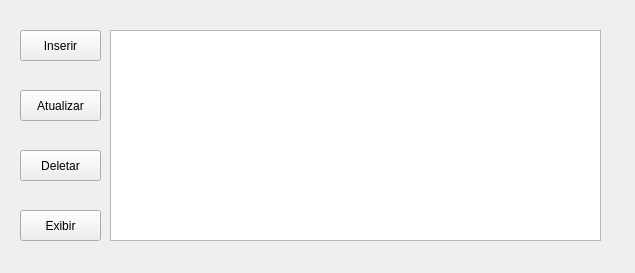
<?xml version="1.0" encoding="UTF-8"?>
<ui version="4.0">
 <class>MainWindow</class>
 <widget class="QMainWindow" name="MainWindow">
  <property name="enabled">
   <bool>true</bool>
  </property>
  <property name="geometry">
   <rect>
    <x>0</x>
    <y>0</y>
    <width>635</width>
    <height>273</height>
   </rect>
  </property>
  <property name="windowTitle">
   <string>Empréstimos</string>
  </property>
  <widget class="QWidget" name="centralwidget">
   <widget class="QPushButton" name="pbDeletar">
    <property name="geometry">
     <rect>
      <x>20</x>
      <y>150</y>
      <width>81</width>
      <height>31</height>
     </rect>
    </property>
    <property name="text">
     <string>Deletar</string>
    </property>
   </widget>
   <widget class="QTableWidget" name="twDatabase">
    <property name="enabled">
     <bool>true</bool>
    </property>
    <property name="geometry">
     <rect>
      <x>110</x>
      <y>30</y>
      <width>491</width>
      <height>211</height>
     </rect>
    </property>
    <property name="editTriggers">
     <set>QAbstractItemView::NoEditTriggers</set>
    </property>
    <property name="tabKeyNavigation">
     <bool>true</bool>
    </property>
    <property name="selectionMode">
     <enum>QAbstractItemView::ExtendedSelection</enum>
    </property>
    <property name="selectionBehavior">
     <enum>QAbstractItemView::SelectRows</enum>
    </property>
   </widget>
   <widget class="QPushButton" name="pbExibir">
    <property name="geometry">
     <rect>
      <x>20</x>
      <y>210</y>
      <width>81</width>
      <height>31</height>
     </rect>
    </property>
    <property name="text">
     <string>Exibir</string>
    </property>
   </widget>
   <widget class="QPushButton" name="pbInserir">
    <property name="geometry">
     <rect>
      <x>20</x>
      <y>30</y>
      <width>81</width>
      <height>31</height>
     </rect>
    </property>
    <property name="text">
     <string>Inserir</string>
    </property>
   </widget>
   <widget class="QPushButton" name="pbAtualizar">
    <property name="geometry">
     <rect>
      <x>20</x>
      <y>90</y>
      <width>81</width>
      <height>31</height>
     </rect>
    </property>
    <property name="text">
     <string>Atualizar</string>
    </property>
   </widget>
  </widget>
 </widget>
 <tabstops>
  <tabstop>pbInserir</tabstop>
  <tabstop>pbAtualizar</tabstop>
  <tabstop>pbDeletar</tabstop>
  <tabstop>pbExibir</tabstop>
  <tabstop>twDatabase</tabstop>
 </tabstops>
 <resources/>
 <connections/>
</ui>
